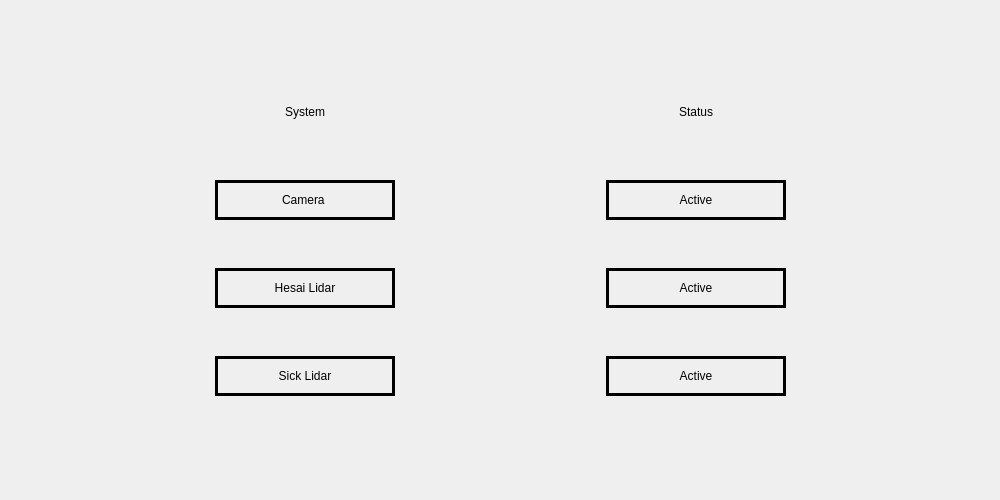
<?xml version="1.0" encoding="UTF-8"?>
<ui version="4.0">
 <class>HealthScreen</class>
 <widget class="QWidget" name="HealthScreen">
  <property name="geometry">
   <rect>
    <x>0</x>
    <y>0</y>
    <width>1000</width>
    <height>500</height>
   </rect>
  </property>
  <property name="windowTitle">
   <string>Form</string>
  </property>
  <widget class="QWidget" name="verticalLayoutWidget">
   <property name="geometry">
    <rect>
     <x>10</x>
     <y>50</y>
     <width>981</width>
     <height>391</height>
    </rect>
   </property>
   <layout class="QVBoxLayout" name="verticalLayout">
    <item>
     <layout class="QHBoxLayout" name="headerLayout">
      <item>
       <widget class="QLabel" name="systemLabel">
        <property name="sizePolicy">
         <sizepolicy hsizetype="Minimum" vsizetype="Minimum">
          <horstretch>0</horstretch>
          <verstretch>0</verstretch>
         </sizepolicy>
        </property>
        <property name="minimumSize">
         <size>
          <width>180</width>
          <height>20</height>
         </size>
        </property>
        <property name="maximumSize">
         <size>
          <width>120</width>
          <height>40</height>
         </size>
        </property>
        <property name="text">
         <string>System</string>
        </property>
        <property name="alignment">
         <set>Qt::AlignCenter</set>
        </property>
        <property name="margin">
         <number>0</number>
        </property>
        <property name="indent">
         <number>0</number>
        </property>
       </widget>
      </item>
      <item>
       <widget class="QLabel" name="statusLabel">
        <property name="sizePolicy">
         <sizepolicy hsizetype="Minimum" vsizetype="Minimum">
          <horstretch>0</horstretch>
          <verstretch>0</verstretch>
         </sizepolicy>
        </property>
        <property name="minimumSize">
         <size>
          <width>180</width>
          <height>20</height>
         </size>
        </property>
        <property name="maximumSize">
         <size>
          <width>120</width>
          <height>40</height>
         </size>
        </property>
        <property name="text">
         <string>Status</string>
        </property>
        <property name="alignment">
         <set>Qt::AlignCenter</set>
        </property>
        <property name="margin">
         <number>0</number>
        </property>
        <property name="indent">
         <number>0</number>
        </property>
       </widget>
      </item>
     </layout>
    </item>
    <item>
     <layout class="QHBoxLayout" name="cameraLayout">
      <item>
       <widget class="QLabel" name="cameraLabel">
        <property name="sizePolicy">
         <sizepolicy hsizetype="Minimum" vsizetype="Minimum">
          <horstretch>0</horstretch>
          <verstretch>0</verstretch>
         </sizepolicy>
        </property>
        <property name="minimumSize">
         <size>
          <width>180</width>
          <height>20</height>
         </size>
        </property>
        <property name="maximumSize">
         <size>
          <width>120</width>
          <height>40</height>
         </size>
        </property>
        <property name="layoutDirection">
         <enum>Qt::LeftToRight</enum>
        </property>
        <property name="frameShape">
         <enum>QFrame::Box</enum>
        </property>
        <property name="frameShadow">
         <enum>QFrame::Plain</enum>
        </property>
        <property name="lineWidth">
         <number>3</number>
        </property>
        <property name="text">
         <string>Camera </string>
        </property>
        <property name="alignment">
         <set>Qt::AlignCenter</set>
        </property>
        <property name="margin">
         <number>0</number>
        </property>
        <property name="indent">
         <number>0</number>
        </property>
       </widget>
      </item>
      <item>
       <widget class="QLabel" name="cameraStatus">
        <property name="sizePolicy">
         <sizepolicy hsizetype="Minimum" vsizetype="Minimum">
          <horstretch>0</horstretch>
          <verstretch>0</verstretch>
         </sizepolicy>
        </property>
        <property name="minimumSize">
         <size>
          <width>180</width>
          <height>20</height>
         </size>
        </property>
        <property name="maximumSize">
         <size>
          <width>120</width>
          <height>40</height>
         </size>
        </property>
        <property name="frameShape">
         <enum>QFrame::Box</enum>
        </property>
        <property name="frameShadow">
         <enum>QFrame::Plain</enum>
        </property>
        <property name="lineWidth">
         <number>3</number>
        </property>
        <property name="text">
         <string>Active</string>
        </property>
        <property name="alignment">
         <set>Qt::AlignCenter</set>
        </property>
        <property name="margin">
         <number>0</number>
        </property>
        <property name="indent">
         <number>0</number>
        </property>
       </widget>
      </item>
     </layout>
    </item>
    <item>
     <layout class="QHBoxLayout" name="lidar1Layout">
      <item>
       <widget class="QLabel" name="lidar1Label">
        <property name="sizePolicy">
         <sizepolicy hsizetype="Minimum" vsizetype="Minimum">
          <horstretch>0</horstretch>
          <verstretch>0</verstretch>
         </sizepolicy>
        </property>
        <property name="minimumSize">
         <size>
          <width>180</width>
          <height>20</height>
         </size>
        </property>
        <property name="maximumSize">
         <size>
          <width>120</width>
          <height>40</height>
         </size>
        </property>
        <property name="layoutDirection">
         <enum>Qt::LeftToRight</enum>
        </property>
        <property name="frameShape">
         <enum>QFrame::Box</enum>
        </property>
        <property name="frameShadow">
         <enum>QFrame::Plain</enum>
        </property>
        <property name="lineWidth">
         <number>3</number>
        </property>
        <property name="text">
         <string>Hesai Lidar</string>
        </property>
        <property name="alignment">
         <set>Qt::AlignCenter</set>
        </property>
        <property name="margin">
         <number>0</number>
        </property>
        <property name="indent">
         <number>0</number>
        </property>
       </widget>
      </item>
      <item>
       <widget class="QLabel" name="lidar1Status">
        <property name="sizePolicy">
         <sizepolicy hsizetype="Minimum" vsizetype="Minimum">
          <horstretch>0</horstretch>
          <verstretch>0</verstretch>
         </sizepolicy>
        </property>
        <property name="minimumSize">
         <size>
          <width>180</width>
          <height>20</height>
         </size>
        </property>
        <property name="maximumSize">
         <size>
          <width>120</width>
          <height>40</height>
         </size>
        </property>
        <property name="frameShape">
         <enum>QFrame::Box</enum>
        </property>
        <property name="frameShadow">
         <enum>QFrame::Plain</enum>
        </property>
        <property name="lineWidth">
         <number>3</number>
        </property>
        <property name="text">
         <string>Active</string>
        </property>
        <property name="alignment">
         <set>Qt::AlignCenter</set>
        </property>
        <property name="margin">
         <number>0</number>
        </property>
        <property name="indent">
         <number>0</number>
        </property>
       </widget>
      </item>
     </layout>
    </item>
    <item>
     <layout class="QHBoxLayout" name="lidar2Layout">
      <item>
       <widget class="QLabel" name="lidar2Label">
        <property name="sizePolicy">
         <sizepolicy hsizetype="Minimum" vsizetype="Minimum">
          <horstretch>0</horstretch>
          <verstretch>0</verstretch>
         </sizepolicy>
        </property>
        <property name="minimumSize">
         <size>
          <width>180</width>
          <height>20</height>
         </size>
        </property>
        <property name="maximumSize">
         <size>
          <width>120</width>
          <height>40</height>
         </size>
        </property>
        <property name="frameShape">
         <enum>QFrame::Box</enum>
        </property>
        <property name="frameShadow">
         <enum>QFrame::Plain</enum>
        </property>
        <property name="lineWidth">
         <number>3</number>
        </property>
        <property name="text">
         <string>Sick Lidar</string>
        </property>
        <property name="alignment">
         <set>Qt::AlignCenter</set>
        </property>
        <property name="margin">
         <number>0</number>
        </property>
        <property name="indent">
         <number>0</number>
        </property>
       </widget>
      </item>
      <item>
       <widget class="QLabel" name="lidar2Status">
        <property name="sizePolicy">
         <sizepolicy hsizetype="Minimum" vsizetype="Minimum">
          <horstretch>0</horstretch>
          <verstretch>0</verstretch>
         </sizepolicy>
        </property>
        <property name="minimumSize">
         <size>
          <width>180</width>
          <height>20</height>
         </size>
        </property>
        <property name="maximumSize">
         <size>
          <width>120</width>
          <height>40</height>
         </size>
        </property>
        <property name="frameShape">
         <enum>QFrame::Box</enum>
        </property>
        <property name="frameShadow">
         <enum>QFrame::Plain</enum>
        </property>
        <property name="lineWidth">
         <number>3</number>
        </property>
        <property name="text">
         <string>Active</string>
        </property>
        <property name="alignment">
         <set>Qt::AlignCenter</set>
        </property>
        <property name="margin">
         <number>0</number>
        </property>
        <property name="indent">
         <number>0</number>
        </property>
       </widget>
      </item>
     </layout>
    </item>
   </layout>
  </widget>
 </widget>
 <resources/>
 <connections/>
</ui>
